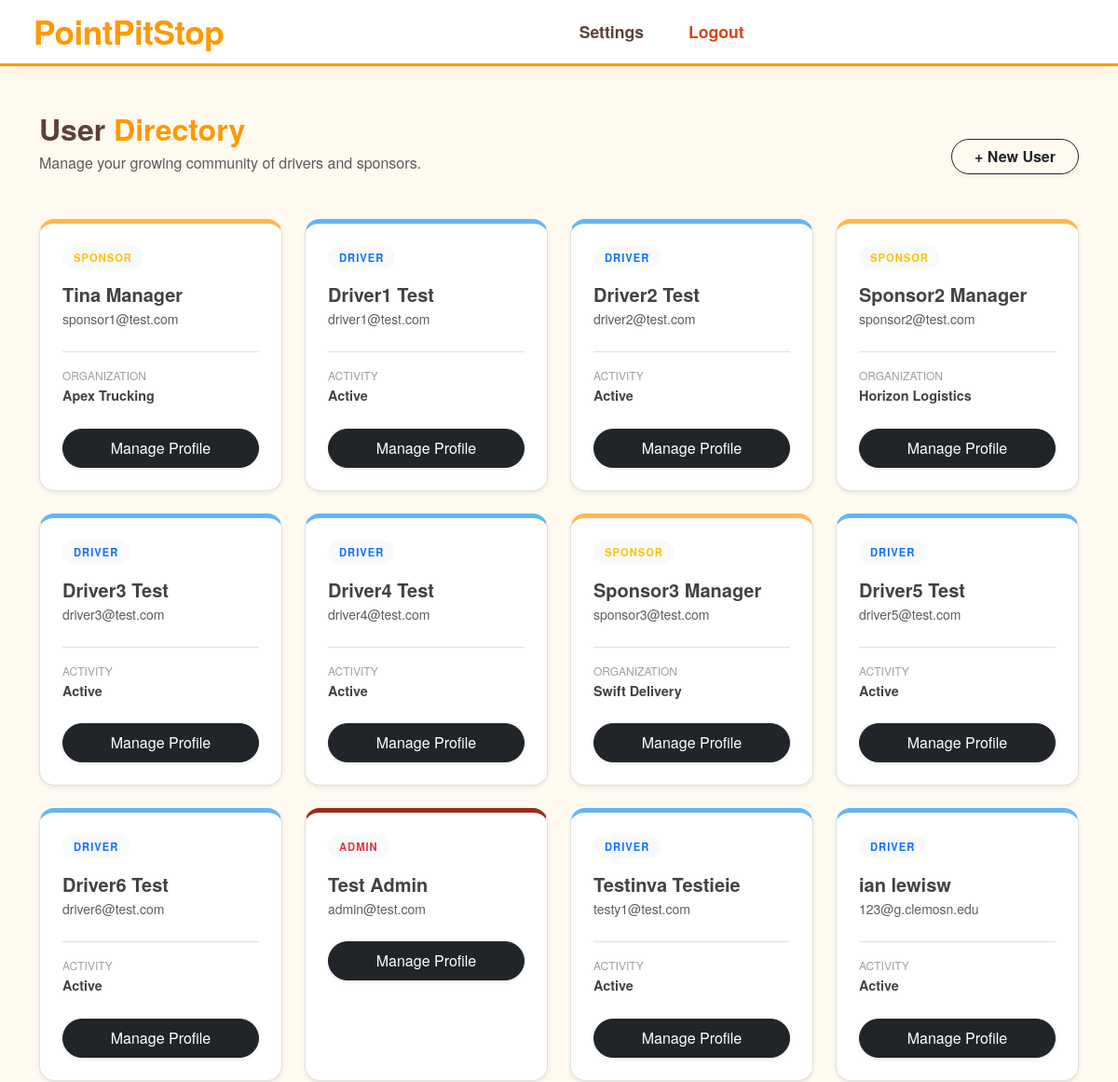
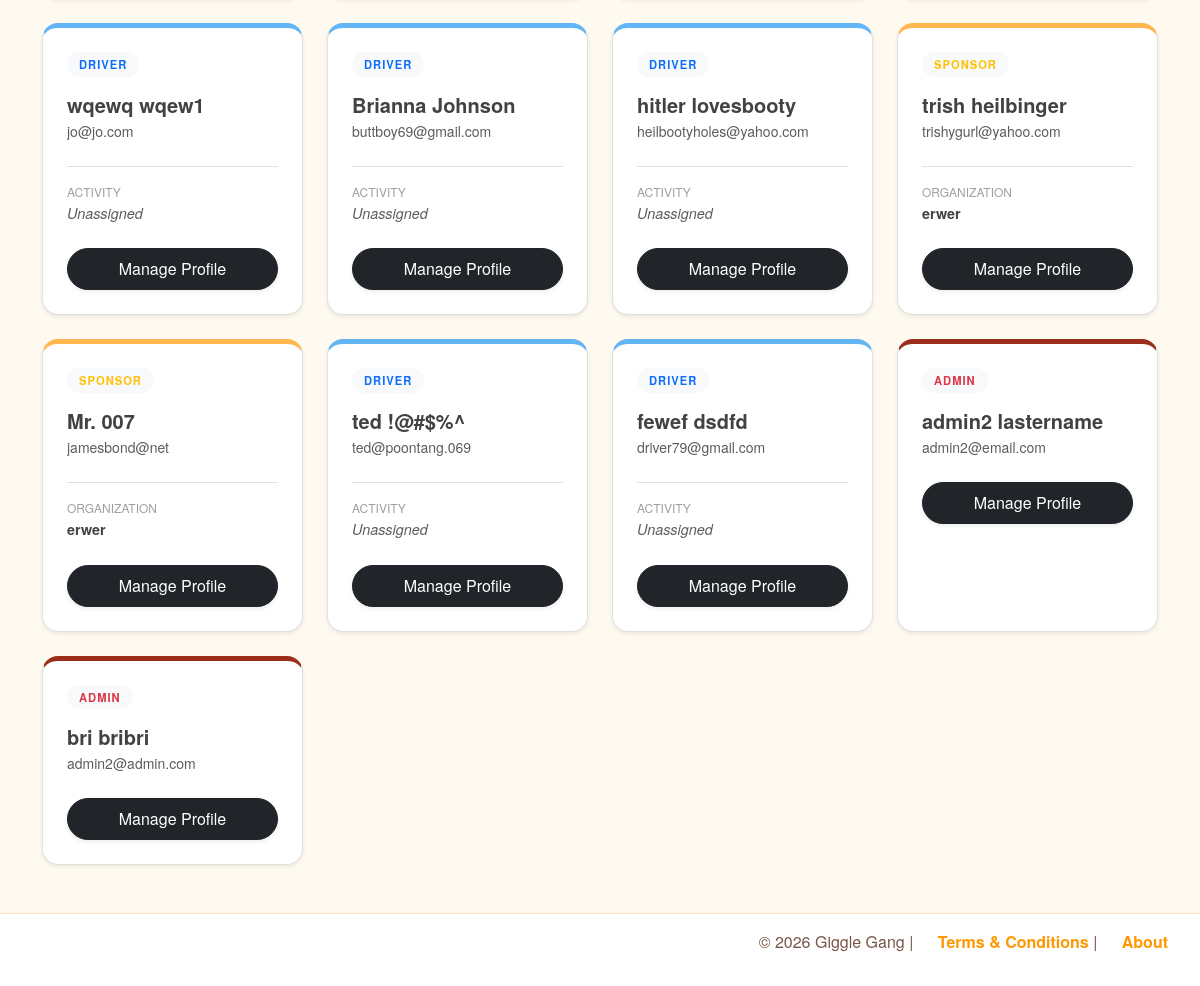
Page /admin/directory (signed in) on the committed database (2 pictures, top to bottom).
### models.py (models this page shows)
class Users(UserMixin, db.Model):
    __tablename__ = "users"
    id = db.Column(db.Integer, primary_key=True)
    username = db.Column(db.String(80), unique=True, nullable=False,index=True)
    password = db.Column(db.String(255), nullable=False)
    email = db.Column(db.String(120), unique=True, nullable=False,index=True)
    role = db.Column(db.String(50), nullable=False)
    creation_date = db.Column(db.DateTime, default=datetime.now, nullable=False)
    driver_profile = db.relationship("DriverProfile",back_populates="user",uselist=False,
        cascade="all,delete-orphan",lazy="joined")
    sponsor_profile = db.relationship("SponsorProfile",back_populates="user",uselist=False,
        cascade="all,delete-orphan",lazy="joined")
    admin_profile = db.relationship("AdminProfile",back_populates="user",uselist=False,
        cascade="all,delete-orphan",lazy="joined")

class SponsorProfile(db.Model):
    __tablename__ = "sponsor_profile"
    user = db.relationship("Users",back_populates="sponsor_profile")
    user_id = db.Column(db.Integer,db.ForeignKey('users.id'),primary_key=True,unique=True,nullable=False)
    firstname = db.Column(db.String(250), nullable=False)
    lastname = db.Column(db.String(250), nullable=False)
    company_id = db.Column(db.Integer,db.ForeignKey("sponsor_companies.id"),nullable=False)
    company = db.relationship("SponsorCompany",back_populates="sponsor_users")

class SponsorCompany(db.Model):
    __tablename__ = "sponsor_companies"
    id = db.Column(db.Integer, primary_key=True)
    name = db.Column(db.String(150),unique=True,nullable=False)
    email = db.Column(db.String(120), unique=True, nullable=True,index=True)
    phone = db.Column(db.String(50), nullable=True)
    logo_filename = db.Column(db.String(255), nullable=True)
    brand_color = db.Column(db.String(255), nullable=True)
    points_conversion = db.Column(db.DECIMAL(10,2),nullable=False,default=.01)
    sponsor_users = db.relationship("SponsorProfile",back_populates="company")
    driver_links = db.relationship("DriverCompanyLink", back_populates="company")
    priceMax = db.Column(db.Integer, nullable=False, default=100)
    explicit = db.Column(db.Boolean, nullable=False, default=True)

class DriverProfile(db.Model):
    __tablename__ = "driver_profile"
    user = db.relationship("Users",back_populates="driver_profile")
    user_id = db.Column(db.Integer,db.ForeignKey('users.id'),primary_key=True,unique=True,nullable=False)
    firstname = db.Column(db.String(250), nullable=False)
    lastname = db.Column(db.String(250), nullable=False)
    streetname = db.Column(db.String(250))
    city = db.Column(db.String(250))
    zipcode = db.Column(db.String(10))
    is_active = db.Column(db.Boolean, default=False, nullable=False, index=True)
    company_links = db.relationship("DriverCompanyLink"
                                  ,back_populates="driver_profile")
    alerts = db.relationship("DriverAlerts",back_populates="driver",cascade="all,delete-orphan",uselist=False)

class AdminProfile(db.Model):
    __tablename__ = "admin_profile"
    user = db.relationship("Users",back_populates="admin_profile")
    user_id = db.Column(db.Integer,db.ForeignKey('users.id'),primary_key=True,unique=True,nullable=False)
    firstname = db.Column(db.String(250), nullable=False)
    lastname = db.Column(db.String(250), nullable=False)

### routes/admin.py (the view)
@admin_bp.route("/directory", methods=["GET", "POST"])
@admin_bp.route("/directory/<role>/<int:company_id>", methods=["GET", "POST"])
def directory(role=None, company_id=None):
    all_users = Users.query.all()
    return render_template('directory.html',users=all_users)

### app.py (called while the page is built)
@login_manager.user_loader
def load_user(user_id):
    return db.session.get(Users, int(user_id))

### routes/admin.py (called while the page is built)
@admin_bp.before_request
def restrict_to_admin():
    if request.endpoint == "admin.end_impersonation":
        real_admin_id = session.get("real_admin_id")
        if real_admin_id:
            return None  # Let it through
        abort(403)
    if not current_user.is_authenticated:
        flash("Please log in to access this page.", "warning")
        return redirect(url_for('auth.handle_login'))
    if current_user.role != "admin":
        flash("Access denied: Admins only.", "danger")
        return redirect(url_for('dashboard'))
    if not g.profile:
        print(f"DEBUG: Admin {current_user.username} has no profile in g.profile")
        flash("Admin profile not found. Please contact an admin.", "danger")
        return redirect(url_for('dashboard'))

### templates/directory.html (shortened to what this page needs)
{% extends "base.html" %}
{% block body %}
<div class="container py-5">
    <div class="d-flex justify-content-between align-items-end mb-5">
        <div>
            <h2 style="color: #5d4037; font-weight: 800; margin-bottom: 5px;">User <span style="color: #ff9800;">Directory</span></h2>
            <p class="text-muted mb-0">Manage your growing community of drivers and sponsors.</p>
        </div>
        <button class="btn btn-outline-dark rounded-pill px-4 shadow-sm" style="font-weight: 600;">+ New User</button>
    </div>
    <div class="row g-4">
        {% for user in users %}
        <div class="col-xl-3 col-lg-4 col-md-6">
            <div class="user-card h-100 p-4 shadow-sm {% if user.role == 'driver' %}driver-accent{% elif user.role == 'sponsor' %}sponsor-accent{% else %}admin-accent{% endif %}">
                <div class="d-flex justify-content-between align-items-start mb-3">
                    <span class="role-label rounded-pill bg-light
                        {% if user.role == 'driver' %}
                            text-primary
                        {% elif user.role == 'sponsor' %}
                            text-warning
                        {% else %}
                            text-danger
                        {% endif %}">
                        {{ user.role | capitalize }}
                    </span>
                </div>
                <div class="mb-4">
                    <h5 class="mb-1" style="color: #424242; font-weight: 700;">
                        {% if user.role == 'driver' %}
                            {{ user.driver_profile.firstname }} {{ user.driver_profile.lastname }}
                        {% elif user.role == 'sponsor' %}
                            {{ user.sponsor_profile.firstname }} {{ user.sponsor_profile.lastname }}
                        {% elif user.role == 'admin' %}
                            {{ user.admin_profile.firstname }} {{ user.admin_profile.lastname }}
                         {% endif %}
                    </h5>
                    <div class="text-muted small text-truncate">{{ user.email }}</div>
                </div>
                {% if not user.role == 'admin' %}
                <div class="mb-4 pt-3 border-top">
                    <div class="info-label text-uppercase">
                        {% if user.role == 'sponsor'%}
                            Organization
                        {% else %}
                            Activity
                        {% endif %}</div>
                    <div class="info-value">
                        {% if user.role == 'driver' and user.driver_profile.company_links %}
                            Active
                        {% elif user.role == 'sponsor' %}
                            {{ user.sponsor_profile.company.name }}
                        {% else %}
                            <span class="text-muted fw-normal fst-italic">Unassigned</span>
                        {% endif %}
                    </div>
                </div>
                {% endif %}
                <a href="{{ url_for('admin.view_profilecard', user_id=user.id) }}"
                    class="btn btn-dark w-100 rounded-pill py-2 shadow-sm">
                    Manage Profile
                </a>
            </div>
        </div>
        {% endfor %}
    </div>
</div>
{% endblock %}

### static/css/style.css (style rules this page uses)
body { display: flex; flex-direction: column; font-family: 'Quicksand', 'Helvetica Neue', Helvetica, Arial, sans-serif; margin: 0; min-height: 100vh; background-color: #fffaf0; color: #5d4037; }

### templates/directory.html (style rules this page uses)
.user-card { background: #fff; border-radius: 16px; border: 1px solid #e0e0e0; transition: transform 0.2s, shadow 0.2s; }
.role-label { font-size: 0.7rem; font-weight: 800; text-transform: uppercase; letter-spacing: 1px; padding: 4px 12px; }
.driver-accent { border-top: 5px solid #64b5f6; }
.sponsor-accent { border-top: 5px solid #ffb74d; }
.admin-accent { border-top: 5px solid #9c2d1b; }
.info-label { color: #9e9e9e; font-size: 0.75rem; margin-bottom: 2px; }
.info-value { color: #424242; font-size: 0.9rem; font-weight: 600; }

### rows in the picture
Users: role "SPONSOR", sponsor_profile.firstname "Tina", sponsor_profile.lastname "Manager", email "sponsor1@test.com", shows "ORGANIZATION", sponsor_profile.company.name "Apex Trucking"
Users: role "DRIVER", driver_profile.firstname "Driver1", driver_profile.lastname "Test", email "driver1@test.com", shows "ACTIVITY", shows "Active"
Users: role "DRIVER", driver_profile.firstname "Driver2", driver_profile.lastname "Test", email "driver2@test.com", shows "ACTIVITY", shows "Active"
Users: role "SPONSOR", sponsor_profile.firstname "Sponsor2", sponsor_profile.lastname "Manager", email "sponsor2@test.com", shows "ORGANIZATION", sponsor_profile.company.name "Horizon Logistics"
Users: role "DRIVER", driver_profile.firstname "Driver3", driver_profile.lastname "Test", email "driver3@test.com", shows "ACTIVITY", shows "Active"
Users: role "DRIVER", driver_profile.firstname "Driver4", driver_profile.lastname "Test", email "driver4@test.com", shows "ACTIVITY", shows "Active"
Users: role "SPONSOR", sponsor_profile.firstname "Sponsor3", sponsor_profile.lastname "Manager", email "sponsor3@test.com", shows "ORGANIZATION", sponsor_profile.company.name "Swift Delivery"
Users: role "DRIVER", driver_profile.firstname "Driver5", driver_profile.lastname "Test", email "driver5@test.com", shows "ACTIVITY", shows "Active"
Users: role "DRIVER", driver_profile.firstname "Driver6", driver_profile.lastname "Test", email "driver6@test.com", shows "ACTIVITY", shows "Active"
Users: role "ADMIN", admin_profile.firstname "Test", admin_profile.lastname "Admin", email "admin@test.com"
Users: role "DRIVER", driver_profile.firstname "Testinva", driver_profile.lastname "Testieie", email "testy1@test.com", shows "ACTIVITY", shows "Active"
Users: role "DRIVER", driver_profile.firstname "ian", driver_profile.lastname "lewisw", email "123@g.clemosn.edu", shows "ACTIVITY", shows "Active"
Users: role "DRIVER", driver_profile.firstname "wqewq", driver_profile.lastname "wqew1", email "jo@jo.com", shows "ACTIVITY", shows "Unassigned"
Users: role "DRIVER", driver_profile.firstname "Brianna", driver_profile.lastname "Johnson", email "buttboy69@gmail.com", shows "ACTIVITY", shows "Unassigned"
Users: role "DRIVER", driver_profile.firstname "hitler", driver_profile.lastname "lovesbooty", email "heilbootyholes@yahoo.com", shows "ACTIVITY", shows "Unassigned"
Users: role "SPONSOR", sponsor_profile.firstname "trish", sponsor_profile.lastname "heilbinger", email "trishygurl@yahoo.com", shows "ORGANIZATION", sponsor_profile.company.name "erwer"
Users: role "SPONSOR", sponsor_profile.firstname "Mr.", sponsor_profile.lastname "007", email "jamesbond@net", shows "ORGANIZATION", sponsor_profile.company.name "erwer"
Users: role "DRIVER", driver_profile.firstname "ted", driver_profile.lastname "!@#$%^", email "ted@poontang.069", shows "ACTIVITY", shows "Unassigned"
Users: role "DRIVER", driver_profile.firstname "fewef", driver_profile.lastname "dsdfd", email "driver79@gmail.com", shows "ACTIVITY", shows "Unassigned"
Users: role "ADMIN", admin_profile.firstname "admin2", admin_profile.lastname "lastername", email "admin2@email.com"
Users: role "ADMIN", admin_profile.firstname "bri", admin_profile.lastname "bribri", email "admin2@admin.com"
